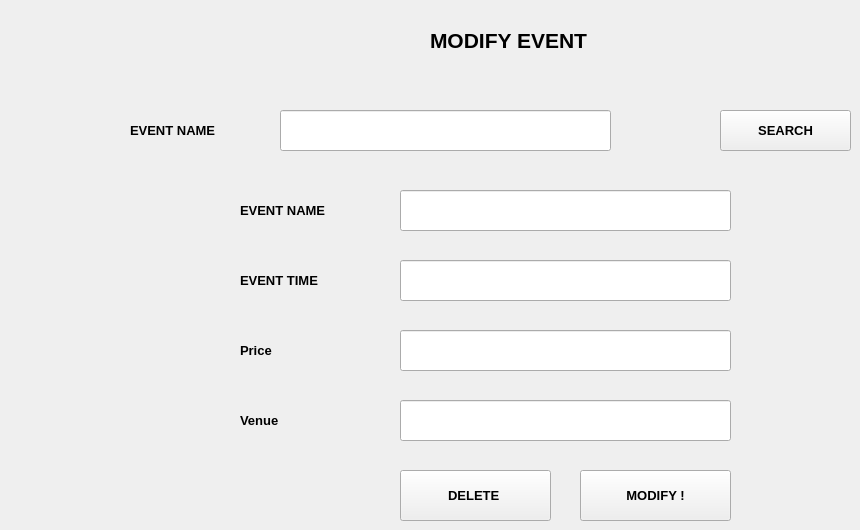
      <widget class="QWidget" name="tab_8">
       <attribute name="title">
        <string>Edit / Delete</string>
       </attribute>
       <widget class="QPushButton" name="pushButton_10">
        <property name="geometry">
         <rect>
          <x>400</x>
          <y>470</y>
          <width>151</width>
          <height>51</height>
         </rect>
        </property>
        <property name="font">
         <font>
          <pointsize>10</pointsize>
          <weight>75</weight>
          <bold>true</bold>
         </font>
        </property>
        <property name="text">
         <string>DELETE </string>
        </property>
        <property name="icon">
         <iconset>
          <normaloff>icons/error1-256.webp</normaloff>icons/error1-256.webp</iconset>
        </property>
        <property name="iconSize">
         <size>
          <width>60</width>
          <height>60</height>
         </size>
        </property>
       </widget>
       <widget class="QPushButton" name="pushButton_11">
        <property name="geometry">
         <rect>
          <x>580</x>
          <y>470</y>
          <width>151</width>
          <height>51</height>
         </rect>
        </property>
        <property name="font">
         <font>
          <pointsize>10</pointsize>
          <weight>75</weight>
          <bold>true</bold>
         </font>
        </property>
        <property name="text">
         <string>MODIFY !</string>
        </property>
        <property name="icon">
         <iconset>
          <normaloff>icons/mod.png</normaloff>icons/mod.png</iconset>
        </property>
        <property name="iconSize">
         <size>
          <width>40</width>
          <height>40</height>
         </size>
        </property>
       </widget>
       <widget class="QPushButton" name="pushButton_12">
        <property name="geometry">
         <rect>
          <x>720</x>
          <y>110</y>
          <width>131</width>
          <height>41</height>
         </rect>
        </property>
        <property name="font">
         <font>
          <pointsize>10</pointsize>
          <weight>75</weight>
          <bold>true</bold>
         </font>
        </property>
        <property name="text">
         <string>SEARCH</string>
        </property>
        <property name="icon">
         <iconset>
          <normaloff>icons/-_Magnifier-Search-Zoom--256.webp</normaloff>icons/-_Magnifier-Search-Zoom--256.webp</iconset>
        </property>
        <property name="iconSize">
         <size>
          <width>40</width>
          <height>40</height>
         </size>
        </property>
       </widget>
       <widget class="QLineEdit" name="lineEdit_20">
        <property name="geometry">
         <rect>
          <x>280</x>
          <y>110</y>
          <width>331</width>
          <height>41</height>
         </rect>
        </property>
       </widget>
       <widget class="QLabel" name="label_19">
        <property name="geometry">
         <rect>
          <x>130</x>
          <y>110</y>
          <width>141</width>
          <height>41</height>
         </rect>
        </property>
        <property name="font">
         <font>
          <pointsize>10</pointsize>
          <weight>75</weight>
          <bold>true</bold>
         </font>
        </property>
        <property name="text">
         <string>EVENT NAME</string>
        </property>
       </widget>
       <widget class="QLabel" name="label_21">
        <property name="geometry">
         <rect>
          <x>430</x>
          <y>20</y>
          <width>251</width>
          <height>41</height>
         </rect>
        </property>
        <property name="font">
         <font>
          <family>Segoe UI</family>
          <pointsize>16</pointsize>
          <weight>75</weight>
          <bold>true</bold>
         </font>
        </property>
        <property name="text">
         <string>MODIFY EVENT</string>
        </property>
       </widget>
       <widget class="QLabel" name="label_11">
        <property name="geometry">
         <rect>
          <x>240</x>
          <y>400</y>
          <width>121</width>
          <height>41</height>
         </rect>
        </property>
        <property name="font">
         <font>
          <pointsize>10</pointsize>
          <weight>75</weight>
          <bold>true</bold>
         </font>
        </property>
        <property name="text">
         <string>Venue</string>
        </property>
       </widget>
       <widget class="QLineEdit" name="lineEdit_8">
        <property name="geometry">
         <rect>
          <x>400</x>
          <y>330</y>
          <width>331</width>
          <height>41</height>
         </rect>
        </property>
       </widget>
       <widget class="QLineEdit" name="lineEdit_4">
        <property name="geometry">
         <rect>
          <x>400</x>
          <y>190</y>
          <width>331</width>
          <height>41</height>
         </rect>
        </property>
       </widget>
       <widget class="QLabel" name="label_6">
        <property name="geometry">
         <rect>
          <x>240</x>
          <y>190</y>
          <width>131</width>
          <height>41</height>
         </rect>
        </property>
        <property name="font">
         <font>
          <pointsize>10</pointsize>
          <weight>75</weight>
          <bold>true</bold>
         </font>
        </property>
        <property name="text">
         <string>EVENT NAME</string>
        </property>
       </widget>
       <widget class="QLineEdit" name="lineEdit_12">
        <property name="geometry">
         <rect>
          <x>400</x>
          <y>400</y>
          <width>331</width>
          <height>41</height>
         </rect>
        </property>
       </widget>
       <widget class="QLabel" name="label_12">
        <property name="geometry">
         <rect>
          <x>240</x>
          <y>330</y>
          <width>131</width>
          <height>41</height>
         </rect>
        </property>
        <property name="font">
         <font>
          <pointsize>10</pointsize>
          <weight>75</weight>
          <bold>true</bold>
         </font>
        </property>
        <property name="text">
         <string>Price</string>
        </property>
       </widget>
       <widget class="QLabel" name="label_17">
        <property name="geometry">
         <rect>
          <x>240</x>
          <y>260</y>
          <width>121</width>
          <height>41</height>
         </rect>
        </property>
        <property name="font">
         <font>
          <pointsize>10</pointsize>
          <weight>75</weight>
          <bold>true</bold>
         </font>
        </property>
        <property name="text">
         <string>EVENT TIME </string>
        </property>
       </widget>
       <widget class="QLineEdit" name="lineEdit_32">
        <property name="geometry">
         <rect>
          <x>400</x>
          <y>260</y>
          <width>331</width>
          <height>41</height>
         </rect>
        </property>
       </widget>
      </widget>
